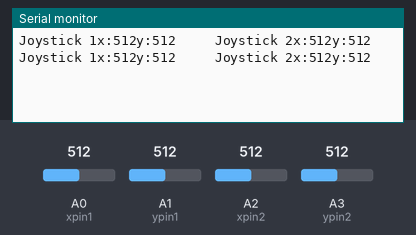
A sketch run on a simulated Arduino Uno, built with avr-gcc and run on an emulated ATmega328P. Shown: the last lines printed to the serial monitor. The inputs (shaded band) are chosen by the test bench; at power-on: A0 (xpin1) = 512, A1 (ypin1) = 512, A2 (xpin2) = 512, A3 (ypin2) = 512.

Above: at 1.8 s.
1.9 s: A0 (xpin1) set to 716
At 2.8 s:
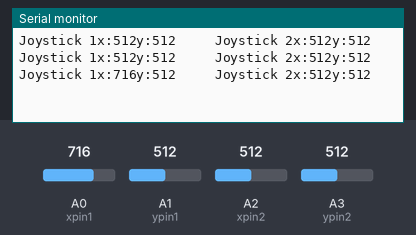
3.4 s: A1 (ypin1) set to 716
At 4.7 s:
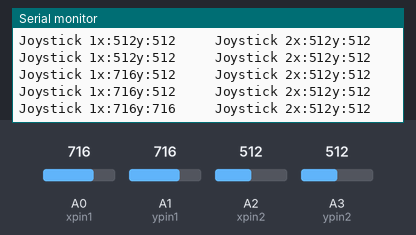
4.9 s: A2 (xpin2) set to 716
At 5.5 s:
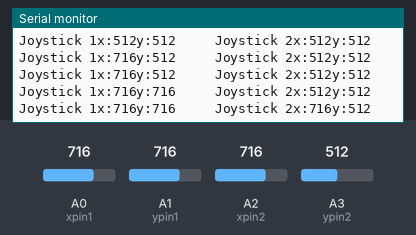
6.4 s: A3 (ypin2) set to 716
At 7.7 s:
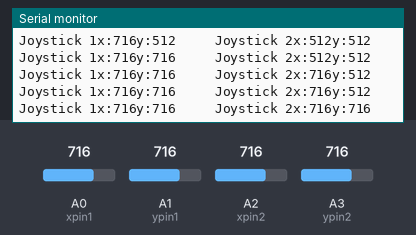
7.9 s: A0 (xpin1) set to 992
At 8.8 s:
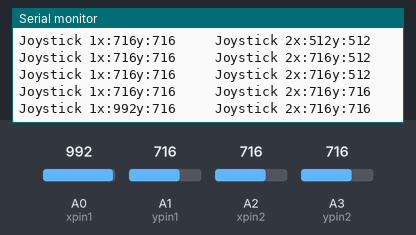
9.4 s: A1 (ypin1) set to 992
At 10.8 s:
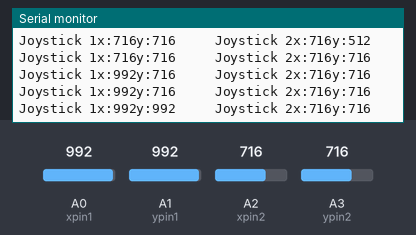
Timing chart, 0 to 11.9 s (numbered marks = the images above; inputs shaded):
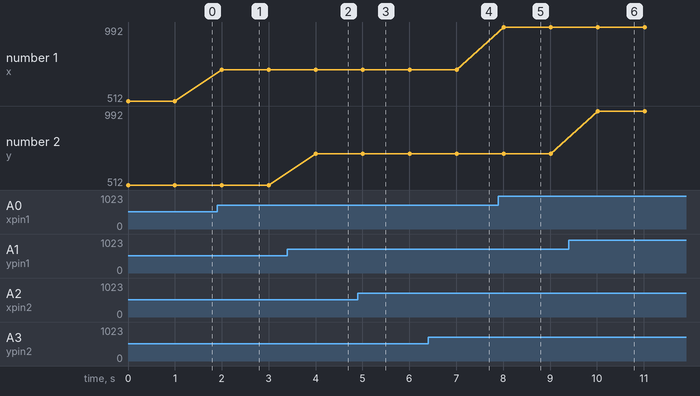

The sketch:

joystick.ino
```cpp
int xpin1=0;
int ypin1=1;

int xpin2=2;
int ypin2=3;

int botonpin=2;
int xposi1=0;
int yposi1=0;
int xposi2=0;
int yposi2=0;

int estadoboton=0;

void setup() {
  // put your setup code here, to run once:
  Serial.begin(9600);
  pinMode(xpin1,INPUT);
  pinMode(xpin2,INPUT);
  pinMode(ypin1,INPUT);
  pinMode(ypin2,INPUT);

}

void loop() {
  // put your main code here, to run repeatedly:
  xposi1=analogRead(xpin1);
  yposi1=analogRead(ypin1);
  xposi2=analogRead(xpin2);
  yposi2=analogRead(ypin2);

  Serial.print("Joystick 1");
  Serial.print("x:");
  Serial.print(xposi1);
  Serial.print("y:");
  Serial.print(yposi1);
  Serial.print("     ");
  Serial.print("Joystick 2");
  Serial.print("x:");
  Serial.print(xposi2);
  Serial.print("y:");
  Serial.println(yposi2);
  delay(1000);
}
```

Measured:
- after the input at 1.9 s, the serial monitor: prints a new line after 0.10 s (image 1)
- after the input at 3.4 s, the serial monitor: prints a new line after 0.61 s (image 2)
- after the input at 4.9 s, the serial monitor: prints a new line after 0.11 s (image 3)
- after the input at 6.4 s, the serial monitor: prints a new line after 0.61 s (image 4)
- after the input at 7.9 s, the serial monitor: prints a new line after 0.11 s (image 5)
- after the input at 9.4 s, the serial monitor: prints a new line after 0.61 s (image 6)
- plotted number 1: 512 → 716 after the input at 1.9 s, 716 → 992 after the input at 7.9 s
